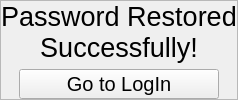
                <widget class="QWidget" name="regPage9">
                 <layout class="QVBoxLayout" name="verticalLayout_36">
                  <property name="spacing">
                   <number>0</number>
                  </property>
                  <property name="leftMargin">
                   <number>0</number>
                  </property>
                  <property name="topMargin">
                   <number>0</number>
                  </property>
                  <property name="rightMargin">
                   <number>0</number>
                  </property>
                  <property name="bottomMargin">
                   <number>0</number>
                  </property>
                  <item>
                   <widget class="QWidget" name="regContainer_9" native="true">
                    <layout class="QVBoxLayout" name="verticalLayout_34">
                     <property name="spacing">
                      <number>0</number>
                     </property>
                     <property name="leftMargin">
                      <number>0</number>
                     </property>
                     <property name="topMargin">
                      <number>0</number>
                     </property>
                     <property name="rightMargin">
                      <number>0</number>
                     </property>
                     <property name="bottomMargin">
                      <number>0</number>
                     </property>
                     <item alignment="Qt::AlignHCenter|Qt::AlignVCenter">
                      <widget class="QFrame" name="regSubContainer_9">
                       <property name="frameShape">
                        <enum>QFrame::StyledPanel</enum>
                       </property>
                       <property name="frameShadow">
                        <enum>QFrame::Raised</enum>
                       </property>
                       <layout class="QVBoxLayout" name="verticalLayout_35">
                        <property name="spacing">
                         <number>6</number>
                        </property>
                        <property name="leftMargin">
                         <number>0</number>
                        </property>
                        <property name="topMargin">
                         <number>0</number>
                        </property>
                        <property name="rightMargin">
                         <number>0</number>
                        </property>
                        <property name="bottomMargin">
                         <number>0</number>
                        </property>
                        <item>
                         <widget class="QLabel" name="registeredInfoLabel_2">
                          <property name="font">
                           <font>
                            <family>Arial</family>
                            <pointsize>20</pointsize>
                           </font>
                          </property>
                          <property name="styleSheet">
                           <string notr="true">background-color : transparent ; color : black;</string>
                          </property>
                          <property name="text">
                           <string>Password Restored
Successfully!</string>
                          </property>
                          <property name="textFormat">
                           <enum>Qt::AutoText</enum>
                          </property>
                          <property name="alignment">
                           <set>Qt::AlignCenter</set>
                          </property>
                         </widget>
                        </item>
                        <item alignment="Qt::AlignHCenter">
                         <widget class="QPushButton" name="goLoginBtn_2">
                          <property name="minimumSize">
                           <size>
                            <width>200</width>
                            <height>30</height>
                           </size>
                          </property>
                          <property name="maximumSize">
                           <size>
                            <width>200</width>
                            <height>30</height>
                           </size>
                          </property>
                          <property name="font">
                           <font>
                            <pointsize>15</pointsize>
                           </font>
                          </property>
                          <property name="styleSheet">
                           <string notr="true"/>
                          </property>
                          <property name="text">
                           <string>Go to LogIn</string>
                          </property>
                          <property name="shortcut">
                           <string>Return, Space</string>
                          </property>
                         </widget>
                        </item>
                       </layout>
                      </widget>
                     </item>
                    </layout>
                   </widget>
                  </item>
                 </layout>
                </widget>
